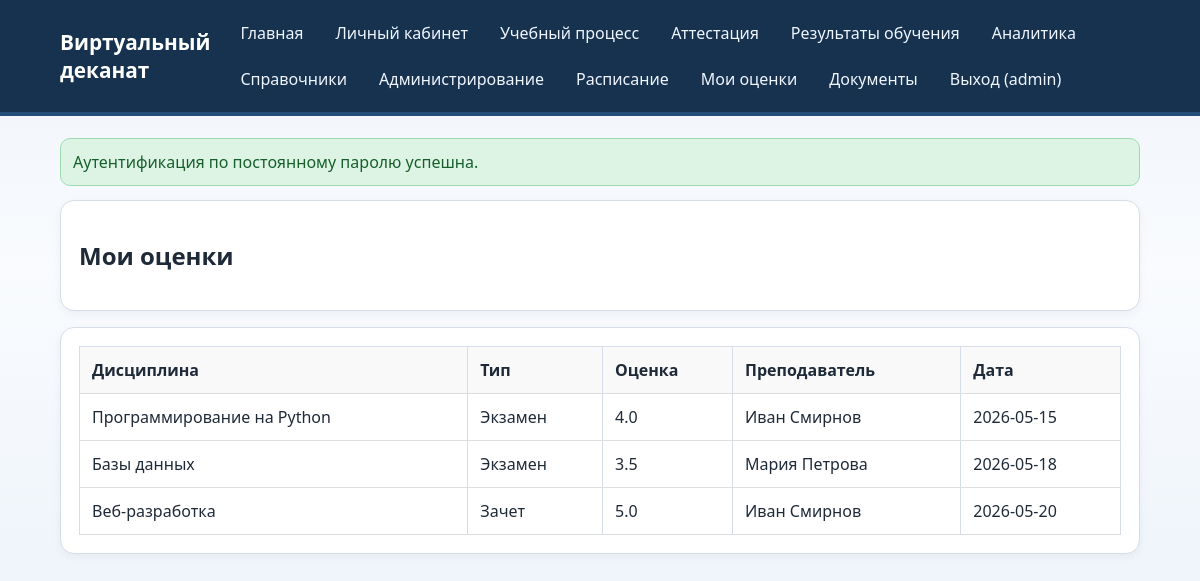
The app's page /my-grades (signed in) with its own data.
### models.py (models this page shows)
class User(Base):
    __tablename__ = "users"
    id = Column(Integer, primary_key=True, index=True)
    username = Column(String(50), unique=True, nullable=False, index=True)
    password_hash = Column(String(255), nullable=False)
    full_name = Column(String(120), nullable=False)
    is_active = Column(Boolean, default=True, nullable=False)
    clearance_level = Column(Integer, default=1, nullable=False)
    secret_key = Column(Integer, default=100, nullable=False)
    primary_role_id = Column(Integer, ForeignKey("roles.id"), nullable=True)
    primary_role = relationship("Role", foreign_keys=[primary_role_id])
    roles = relationship("Role", secondary="user_roles", back_populates="users")
    action_logs = relationship("ActionLog", back_populates="user")

class Attestation(Base):
    __tablename__ = "attestations"
    id = Column(Integer, primary_key=True, index=True)
    student_id = Column(Integer, ForeignKey("students.id"), nullable=False, index=True)
    group_id = Column(Integer, ForeignKey("groups.id"), nullable=False, index=True)
    discipline_id = Column(Integer, ForeignKey("disciplines.id"), nullable=False, index=True)
    teacher_id = Column(Integer, ForeignKey("teachers.id"), nullable=False, index=True)
    attestation_type = Column(String(20), nullable=False)
    grade = Column(Float, nullable=True)
    date = Column(String(10), nullable=False)
    status = Column(String(20), default="pending", nullable=False)
    student = relationship("Student", back_populates="attestations")
    group = relationship("Group")
    discipline = relationship("Discipline", back_populates="attestations")
    teacher = relationship("Teacher", back_populates="attestations")

class Discipline(Base):
    __tablename__ = "disciplines"
    id = Column(Integer, primary_key=True, index=True)
    name = Column(String(100), unique=True, nullable=False, index=True)
    description = Column(Text, nullable=True)
    credits = Column(Integer, default=3, nullable=False)
    groups = relationship("Group", secondary="group_disciplines", back_populates="disciplines")
    teachers = relationship("Teacher", secondary="teacher_disciplines", back_populates="disciplines")
    schedules = relationship("Schedule", back_populates="discipline")
    attestations = relationship("Attestation", back_populates="discipline")

class Teacher(Base):
    __tablename__ = "teachers"
    id = Column(Integer, primary_key=True, index=True)
    full_name = Column(String(120), nullable=False)
    email = Column(String(100), unique=True, nullable=False, index=True)
    department_id = Column(Integer, ForeignKey("departments.id"), nullable=False, index=True)
    department = relationship("Department", back_populates="teachers")
    disciplines = relationship("Discipline", secondary="teacher_disciplines", back_populates="teachers")
    schedules = relationship("Schedule", back_populates="teacher")
    attestations = relationship("Attestation", back_populates="teacher")

### main.py (the view)
@app.get("/my-grades", response_class=HTMLResponse)
def my_grades(request: Request, db: Session = Depends(get_db)):
    user, redirect = section_guard(request, db, "my-grades")
    if redirect:
        return redirect
    student = db.query(Student).first()
    attestations = []
    if student:
        attestations = db.query(Attestation).filter(Attestation.student_id == student.id).all()
    context = build_context(request, db, {"attestations": attestations})
    return templates.TemplateResponse("my_grades.html", context)

### templates/my_grades.html (shortened to what this page needs)
{% extends "base.html" %}
{% block content %}
<section class="card">
    <h2>Мои оценки</h2>
</section>
{% if attestations %}
<section class="card">
    <table>
        <thead>
            <tr>
                <th>Дисциплина</th>
                <th>Тип</th>
                <th>Оценка</th>
                <th>Преподаватель</th>
                <th>Дата</th>
            </tr>
        </thead>
        <tbody>
            {% for att in attestations %}
            <tr>
                <td>{{ att.discipline.name }}</td>
                <td>{{ "Экзамен" if att.attestation_type == "exam" else "Зачет" }}</td>
                <td>{{ att.grade }}</td>
                <td>{{ att.teacher.full_name }}</td>
                <td>{{ att.date }}</td>
            </tr>
            {% endfor %}
        </tbody>
    </table>
</section>
{% else %}
<section class="card">
    <p>Ваши оценки еще не выставлены.</p>
</section>
{% endif %}
{% endblock %}

### templates/base.html (shortened to what this page needs)
<!DOCTYPE html>
<html lang="ru">
<head>
    <link rel="stylesheet" href="/static/style.css">
</head>
<body>
    <header class="site-header">
        <div class="container row-between">
            <h1>Виртуальный деканат</h1>
            <nav class="top-nav">
                <a href="/">Главная</a>
                {% if current_user %}
                    <a href="/dashboard">Личный кабинет</a>
                    {% for section in available_sections %}
                        <a href="{{ section.path }}">{{ section.title }}</a>
                    {% endfor %}
                    <a href="/logout">Выход ({{ current_user.username }})</a>
                {% else %}
                    <a href="/register">Регистрация</a>
                    <a href="/login">Вход</a>
                {% endif %}
            </nav>
        </div>
    </header>
    <main class="container">
        {% if flash %}
            <div class="flash flash-{{ flash.category }}">
                {{ flash.message }}
            </div>
        {% endif %}
        {% block content %}{% endblock %}
    </main>
</body>
</html>

### static/style.css (style rules this page uses)
:root { --bg: #f3f6fb; --surface: #ffffff; --text: #1e2a38; --muted: #5c6f84; --accent: #0b5cab; --accent-soft: #d6e7f8; --ok: #1e7a39; --ok-soft: #ddf4e5; --err: #9b2020; --err-soft: #fae0e0; --border: #d5dee8; }
* { box-sizing: border-box; }
body { margin: 0; font-family: "Segoe UI", Tahoma, sans-serif; background: linear-gradient(180deg, #eef3f9 0%, #f9fbfe 45%, #eef4fa 100%); color: var(--text); }
.container { width: min(1080px, 92vw); margin: 0 auto; }
.site-header { background: #16324f; color: #fff; padding: 16px 0; border-bottom: 4px solid #244e7a; }
.site-header h1 { margin: 0; font-size: 1.3rem; }
.row-between { display: flex; justify-content: space-between; align-items: center; gap: 20px; }
.top-nav { display: flex; flex-wrap: wrap; gap: 12px; }
.top-nav a { color: #f0f6ff; text-decoration: none; padding: 6px 10px; border-radius: 8px; }
main { padding: 22px 0 30px; }
.card { background: var(--surface); border: 1px solid var(--border); border-radius: 14px; padding: 18px; margin-bottom: 16px; box-shadow: 0 3px 9px rgba(13, 37, 63, 0.05); }
.flash { border-radius: 10px; padding: 12px; margin-bottom: 14px; }
.flash-success { background: var(--ok-soft); border: 1px solid #9ddbb2; color: #165f2b; }
table { width: 100%; border-collapse: collapse; }
th, td { border: 1px solid var(--border); padding: 9px; text-align: left; vertical-align: top; }
th { background: #eef5fc; }

### templates/my_grades.html (style rules this page uses)
table { width: 100%; border-collapse: collapse; }
th, td { padding: 12px; text-align: left; border-bottom: 1px solid #ddd; }
th { background: #f9f9f9; font-weight: bold; }

### records on screen
User: username "admin"
Attestation: discipline.name "Программирование на Python", attestation_type "Экзамен", grade "4.0", teacher.full_name "Иван Смирнов", date "2026-05-15"
Attestation: discipline.name "Базы данных", attestation_type "Экзамен", grade "3.5", teacher.full_name "Мария Петрова", date "2026-05-18"
Attestation: discipline.name "Веб-разработка", attestation_type "Зачет", grade "5.0", teacher.full_name "Иван Смирнов", date "2026-05-20"

### other values on screen
{{ section.title }} "Учебный процесс" "Аттестация" "Результаты обучения" "Аналитика" "Справочники" "Администрирование" "Расписание" "Мои оценки" "Документы"
{{ flash.message }} "Аутентификация по постоянному паролю успешна."
